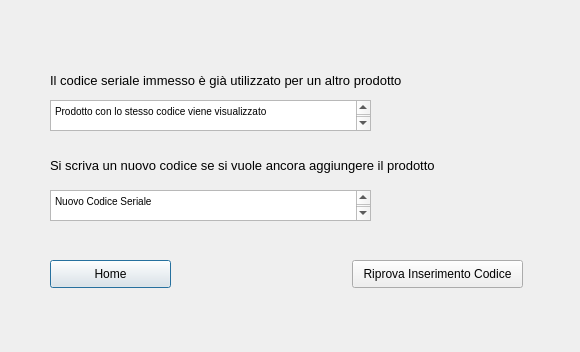
<?xml version="1.0" encoding="UTF-8"?>
<ui version="4.0">
 <class>Dialog</class>
 <widget class="QDialog" name="Dialog">
  <property name="geometry">
   <rect>
    <x>0</x>
    <y>0</y>
    <width>580</width>
    <height>352</height>
   </rect>
  </property>
  <property name="windowTitle">
   <string>Gestione Magazzino</string>
  </property>
  <widget class="QLabel" name="label">
   <property name="geometry">
    <rect>
     <x>50</x>
     <y>70</y>
     <width>461</width>
     <height>20</height>
    </rect>
   </property>
   <property name="font">
    <font>
     <pointsize>10</pointsize>
    </font>
   </property>
   <property name="text">
    <string>Il codice seriale immesso è già utilizzato per un altro prodotto</string>
   </property>
  </widget>
  <widget class="QLabel" name="label_2">
   <property name="geometry">
    <rect>
     <x>50</x>
     <y>155</y>
     <width>511</width>
     <height>21</height>
    </rect>
   </property>
   <property name="font">
    <font>
     <pointsize>10</pointsize>
    </font>
   </property>
   <property name="text">
    <string>Si scriva un nuovo codice se si vuole ancora aggiungere il prodotto</string>
   </property>
  </widget>
  <widget class="QTextBrowser" name="textBrowser">
   <property name="geometry">
    <rect>
     <x>50</x>
     <y>100</y>
     <width>321</width>
     <height>31</height>
    </rect>
   </property>
   <property name="html">
    <string>&lt;!DOCTYPE HTML PUBLIC &quot;-//W3C//DTD HTML 4.0//EN&quot; &quot;http://www.w3.org/TR/REC-html40/strict.dtd&quot;&gt;
&lt;html&gt;&lt;head&gt;&lt;meta name=&quot;qrichtext&quot; content=&quot;1&quot; /&gt;&lt;style type=&quot;text/css&quot;&gt;
p, li { white-space: pre-wrap; }
&lt;/style&gt;&lt;/head&gt;&lt;body style=&quot; font-family:'MS Shell Dlg 2'; font-size:7.8pt; font-weight:400; font-style:normal;&quot;&gt;
&lt;p style=&quot; margin-top:0px; margin-bottom:0px; margin-left:0px; margin-right:0px; -qt-block-indent:0; text-indent:0px;&quot;&gt;Prodotto con lo stesso codice viene visualizzato&lt;/p&gt;
&lt;p style=&quot;-qt-paragraph-type:empty; margin-top:0px; margin-bottom:0px; margin-left:0px; margin-right:0px; -qt-block-indent:0; text-indent:0px;&quot;&gt;&lt;br /&gt;&lt;/p&gt;&lt;/body&gt;&lt;/html&gt;</string>
   </property>
  </widget>
  <widget class="QTextBrowser" name="textBrowser_2">
   <property name="geometry">
    <rect>
     <x>50</x>
     <y>190</y>
     <width>321</width>
     <height>31</height>
    </rect>
   </property>
   <property name="html">
    <string>&lt;!DOCTYPE HTML PUBLIC &quot;-//W3C//DTD HTML 4.0//EN&quot; &quot;http://www.w3.org/TR/REC-html40/strict.dtd&quot;&gt;
&lt;html&gt;&lt;head&gt;&lt;meta name=&quot;qrichtext&quot; content=&quot;1&quot; /&gt;&lt;style type=&quot;text/css&quot;&gt;
p, li { white-space: pre-wrap; }
&lt;/style&gt;&lt;/head&gt;&lt;body style=&quot; font-family:'MS Shell Dlg 2'; font-size:7.8pt; font-weight:400; font-style:normal;&quot;&gt;
&lt;p style=&quot; margin-top:0px; margin-bottom:0px; margin-left:0px; margin-right:0px; -qt-block-indent:0; text-indent:0px;&quot;&gt;Nuovo Codice Seriale&lt;/p&gt;
&lt;p style=&quot;-qt-paragraph-type:empty; margin-top:0px; margin-bottom:0px; margin-left:0px; margin-right:0px; -qt-block-indent:0; text-indent:0px;&quot;&gt;&lt;br /&gt;&lt;/p&gt;&lt;/body&gt;&lt;/html&gt;</string>
   </property>
  </widget>
  <widget class="QPushButton" name="pushButton">
   <property name="geometry">
    <rect>
     <x>50</x>
     <y>260</y>
     <width>121</width>
     <height>28</height>
    </rect>
   </property>
   <property name="text">
    <string>Home</string>
   </property>
  </widget>
  <widget class="QPushButton" name="pushButton_2">
   <property name="geometry">
    <rect>
     <x>352</x>
     <y>260</y>
     <width>171</width>
     <height>28</height>
    </rect>
   </property>
   <property name="text">
    <string>Riprova Inserimento Codice</string>
   </property>
  </widget>
 </widget>
 <resources/>
 <connections/>
</ui>
